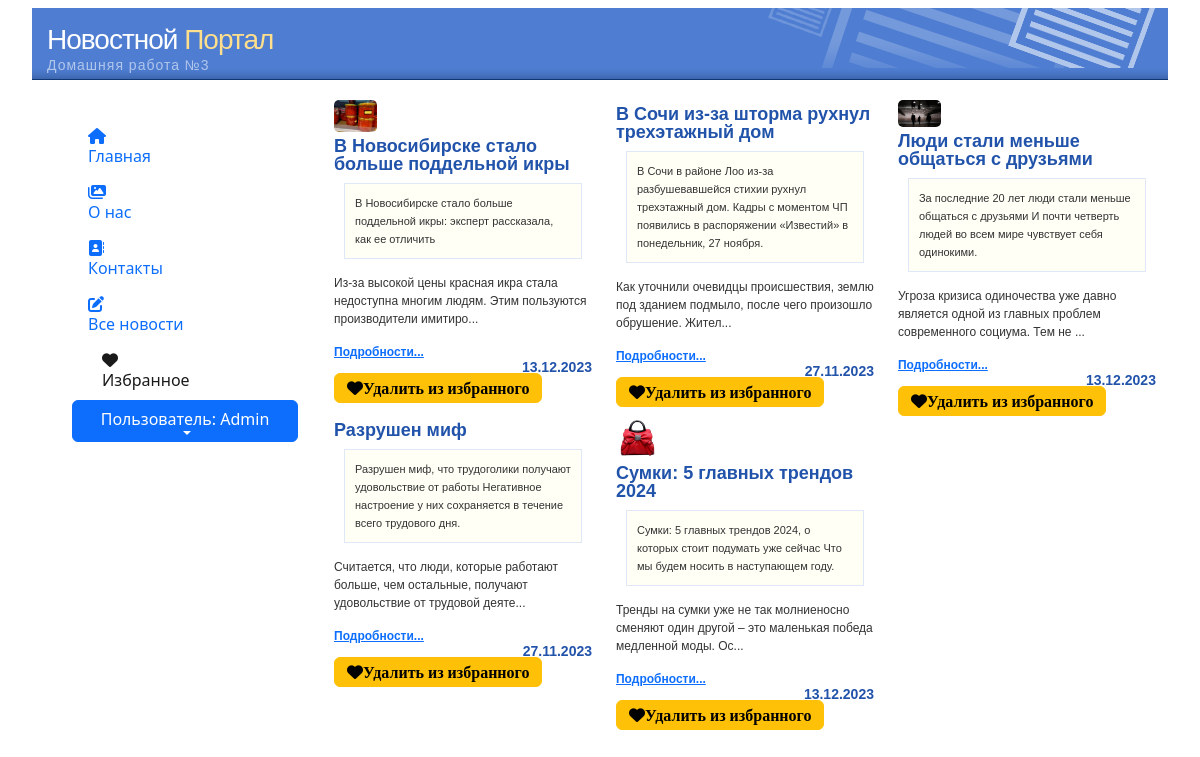
The page /news/myarticles (signed in) on the database its author committed.
### news/models.py (models this page shows, shortened)
class Article(models.Model):
    categories = (('E','Economics'),
                  ('S','Science'),
                  ('IT','IT'))
    author = models.ForeignKey(User, on_delete=models.SET_NULL, null=True, verbose_name='Автор')
    title = models.CharField('Заголовок', max_length=50, default='')
    anouncement = models.TextField('Аннотация', max_length=250)
    text = models.TextField('Текст новости')
    date = models.DateTimeField('Дата создания', auto_now=True)
    category = models.CharField(choices=categories, max_length=50, default='', verbose_name='Категория')
    tags = models.ManyToManyField(to=Tag, blank=True, verbose_name='Тэги')
    slug = models.SlugField()
    def get_absolute_url(self):
        return f'/news/show/{self.id}'
    class Meta:
        ordering = ['title', 'date']
        verbose_name = 'Новость'
        verbose_name_plural = 'Новости'

class Image(models.Model):
    article = models.ForeignKey(Article, on_delete=models.CASCADE)
    name = models.CharField(max_length=50, blank=True)
    image = models.ImageField(upload_to='article_images/')

### news/views.py (the view)
# urls.py: path('myarticles', views.myarticles, name='myarticles'),
def myarticles(request):
    user = request.user
    print('Я есть',user)
    articles = Article.objects.filter(favoritearticle__user=user)
    context = {'articles': articles}
    return render(request, 'news/myarticles.html', context)

### users/templatetags/users_extras.py (called while the page is built)
@register.filter(name="has_group")
def has_group(user,group_name):
    return user.groups.filter(name=group_name).exists()

### news/templates/news/myarticles.html (shortened to what this page needs)
{% extends 'home01/index.html' %}
{% load static %}
{% load bootstrap5 %}
{% block content %}
 <div id="content" >
  <div class="container-fluid">
       <div class="row">
           {% for articl in articles %}
               <div id="news" class="col-xs-4 col-sm-4 col-md-4 col-lg-4">
               {% if articl.image_set.all %}
                    <div class="col-xs-4 col-sm-4 col-md-4 col-lg-4">
                        <img src="{{ articl.image_set.all.0.image.url }}"
                             style="width:50%; height:auto; border-radius:5px;">
                    </div>
               {% endif %}
               <h3>{{ articl.title }}</h3>
                   <div class='featurebox_side'>{{ articl.anouncement }}</div>
                   <p>{{ articl.text|slice:":100" }}...</p>
                   <p class="lead mb-0"><a href="{{ articl.get_absolute_url }}" class="fw-bold">Подробности...</a></p>
                <h4 align="right">{{articl.date|date:"d.m.Y" }}</h4>
               <a class="btn btn-warning" href="{% url 'favorites' articl.pk %}"><i class="fa fa-heart">Удалить из избранного</i></a>
           </div>
           {% endfor %}
      </div>
   </div>
  </div>
  </div>
{% endblock %}

### home01/templates/home01/left_sidebar.html (shortened to what this page needs)
{% load bootstrap5 %}
{% load static %}
{% bootstrap_css %}
{% load users_extras %}
            <div class="tm-sidebar">
                <nav class="tm-nav">
                    <div>
                     <ul  class="nav nav-pills flex-column mb-auto">
                            <li class="nav-item">
                                <a href="{% url 'news_index' %}"
                                {% if request.resolver_match.view_name == 'home' %} class="nav-link current link-active"{% else %} class="nav-link" {% endif %}>
                                    <i class="fa fa-house menu-icon"></i>
                                    <div class="d-none d-lg-block">Главная</div>
                                </a>
                            </li>
                            <li class="nav-item">
                                <a href="{% url 'about' %}"
                                   {% if request.resolver_match.view_name == 'about' %} class="nav-link current link-active"{% else %} class="nav-link" {% endif %}>
                                    <i class="fas fa-images nav-icon"></i>
                                    <div class="d-none d-lg-block">О нас</div>
                                </a>
                            </li>
                            <li class="nav-item">
                                <a href="{% url 'contact' %}"
                                   {% if request.resolver_match.view_name == 'contact' %} class="nav-link current link-active"{% else %} class="nav-link" {% endif %}>
                                    <i class="fas fa-address-book nav-icon"></i>
                                    <div class="d-none d-lg-block">Контакты</div>
                                </a>
                            </li>
                            <li class="nav-item">
                                <a href="{% url 'all_news' %}"
                                {% if request.resolver_match.view_name == 'all_news' %} class="nav-link current" {% else %} class="nav-link" {% endif %}>
                                    <i class="fas fa-pen-to-square nav-icon"></i>
                                    <div class="d-none d-lg-block">Все новости</div>
                                </a>
                            </li>
<li class="nav-item">
      <a href="{% url 'myarticles' %}"
      {% if request.resolver_match.view_name == 'myarticles' %} class="nav-link current" {% else %} class="nav-link" {% endif %}>
        <i class="fas fa-heart nav-icon"></i>
        <div class="d-none d-lg-block">Избранное</div>
    </a>
</li>
 </ul>
     <div class="dropdown" >
          <button class="dropbtn btn btn-primary dropdown-toggle" type="button" id="dropdownMenuButton1" data-bs-toggle="dropdown" aria-expanded="false">
              <div class="d-none d-lg-block">Пользователь: {{request.user.username}}</div>
          </button>
        </div>
                    </div>
                </nav>
            </div>

### home01/static/home01/css/style.css (style rules this page uses)
body { text-align: center; margin-top:10px; margin-bottom:10px; color:#666666; background-color: #666666; }
#content { margin-top: 20px; margin-bottom: 0px; }
#content p { margin-top:15px; margin-bottom: 15px; font-family: verdana, arial, sans-serif; font-size: 12px; line-height: 18px; color: #333333; }
#content h3 { margin-top:5px; margin-bottom: 10px; font-family: verdana, arial, sans-serif; font-size: 18px; font-weight: bold; line-height: 18px; color: #2153AA; }
#content h4 { margin-top:0px;margin-bottom:0px; font-family: verdana, arial, sans-serif; font-size: 14px; font-weight: bold; line-height: 12px; color: #2153AA; }
.featurebox_side { background-color: #fffff6; margin:1px;margin-left:10px;margin-right:10px;margin-bottom:15px; padding:10px; border: 1px solid #DFE8F7; font-family: verdana, arial, sans-serif; font-size: 11px; line-height: 18px; color: #333333; }
.tm-sidebar { background-color: #fff; top: 0; bottom: 0; left: 0; z-index: 1000; padding-left: 40px; padding-top: 40px; width: 100%; }
.tm-nav { display: flex; flex-direction: column; justify-content: space-between; height: 100%; }
.nav-link { position: relative; padding-top: 15px; padding-bottom: 15px; }
.nav-item:hover .nav-link, .nav-link.current { color: #1a1a1a; padding-left: 30px; }
.dropbtn { width: 100%; display: block; align-items: center; justify-content: center; margin-bottom: 1px; }

### rows shown on the page
Article: image_set.all.0.image (picture), title "В Новосибирске стало больше поддельной икры", anouncement "В Новосибирске стало больше поддельной икры: эксперт рассказала, как ее отличить", text "Из-за высокой цены красная икра стала недоступна многим людям. Этим пользуются производители имитиро", date "13.12.2023"
Article: title "В Сочи из-за шторма рухнул трехэтажный дом", anouncement "В Сочи в районе Лоо из-за разбушевавшейся стихии рухнул трехэтажный дом. Кадры с моментом ЧП появились в распоряжении «Известий» в понедельник, 27 ноября.", text "Как уточнили очевидцы происшествия, землю под зданием подмыло, после чего произошло обрушение. Жител", date "27.11.2023"
Article: image_set.all.0.image (picture), title "Люди стали меньше общаться с друзьями", anouncement "За последние 20 лет люди стали меньше общаться с друзьями И почти четверть людей во всем мире чувствует себя одинокими.", text "Угроза кризиса одиночества уже давно является одной из главных проблем современного социума. Тем не", date "13.12.2023"
Article: title "Разрушен миф", anouncement "Разрушен миф, что трудоголики получают удовольствие от работы Негативное настроение у них сохраняется в течение всего трудового дня.", text "Считается, что люди, которые работают больше, чем остальные, получают удовольствие от трудовой деяте", date "27.11.2023"
Article: image_set.all.0.image (picture), title "Сумки: 5 главных трендов 2024", anouncement "Сумки: 5 главных трендов 2024, о которых стоит подумать уже сейчас Что мы будем носить в наступающем году.", text "Тренды на сумки уже не так молниеносно сменяют один другой – это маленькая победа медленной моды. Ос", date "13.12.2023"

### other values the page prints
{{ request.user.username }} "Admin"
